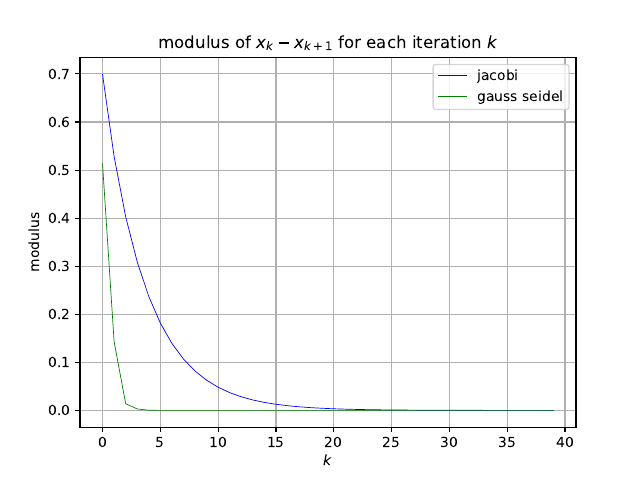

The script that saved this image:
import numpy as np
import matplotlib.pyplot as plt

k = np.loadtxt("modulus2.dat",usecols = 0)
mod_jac = np.loadtxt("modulus2.dat",usecols = 1)
mod_gs = np.loadtxt("modulus2.dat",usecols = 2)

plt.figure(dpi = 400)
plt.grid()
plt.title("modulus of $x_k-x_{k+1}$ for each iteration $k$")
plt.xlabel("$k$")
plt.ylabel("modulus")
plt.plot(k,mod_jac, 'b',lw = 0.5,label = "jacobi")
plt.plot(k,mod_gs, 'g', lw = 0.5,label = "gauss seidel")
plt.legend(loc = "upper right")
plt.savefig("modulus2.pdf")
plt.show()
